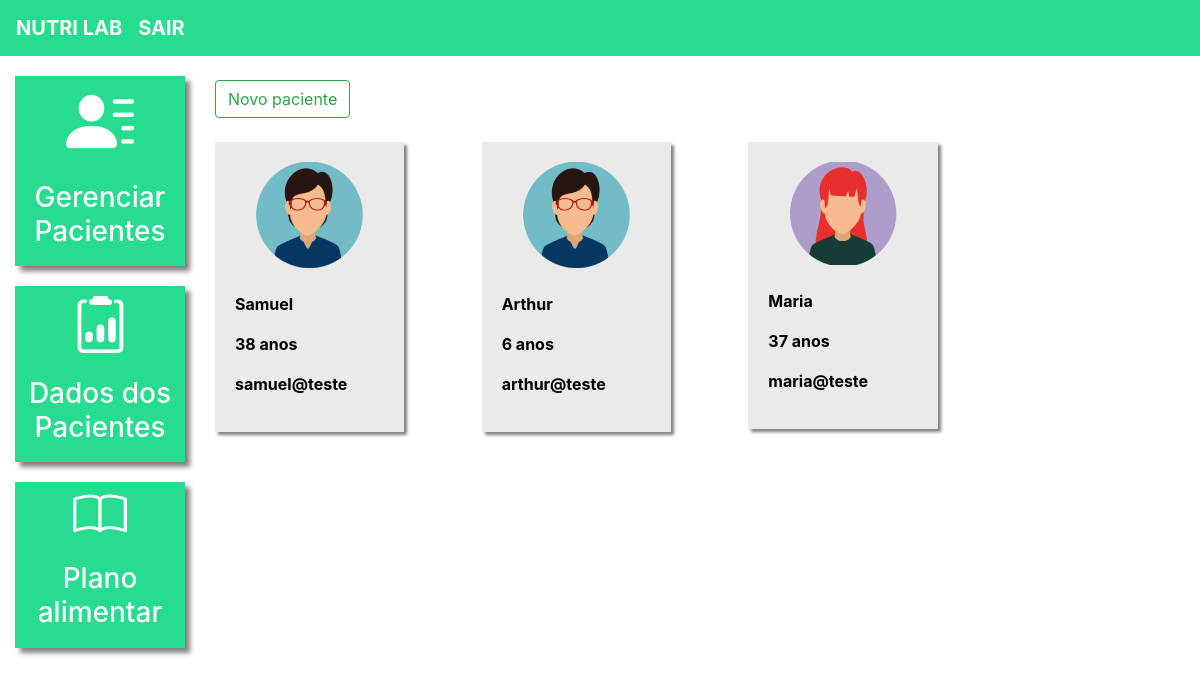
The app's page / (signed in) with its own data.
### plataforma/models.py (models this page shows, shortened)
class Pacientes(models.Model):
    choices_sexo = (('F', 'Feminino'),
                    ('M', 'Masculino'))
    nome = models.CharField(max_length=50)
    sexo = models.CharField(max_length=1, choices=choices_sexo)
    idade = models.IntegerField()
    email = models.EmailField()
    telefone = models.CharField(max_length=19)
    nutri = models.ForeignKey(User, on_delete=models.CASCADE)

### plataforma/views.py (the view, shortened to what this page needs)
# urls.py: path('', views.pacientes, name='pacientes'),
@login_required(login_url='/auth/logar/')
def pacientes(request):
    if request.method == "GET":
        pacientes = Pacientes.objects.filter(nutri=request.user)
        return render(request, 'pacientes.html', {'pacientes': pacientes})

### plataforma/templates/pacientes.html (shortened to what this page needs)
{% extends 'base_plataforma.html' %}
{% load static %}
{% block 'plataforma' %}
    <br>
    <button type="button" class="btn btn-outline-success" data-toggle="modal" data-target="#modal">
        Novo paciente
    </button>
    <br>
    <br>
    <div class="row">
        {% for paciente in pacientes %}
            <div class="col-md-4">
                <a href="#" class="link-hover">
                    <div class="card-paciente">
                        <div class="foto-perfil">
                            {% if paciente.sexo == "M" %}
                                <img src="{% static 'plataforma/img/perfil2.png' %}">
                            {% else %}
                                <img src="{% static 'plataforma/img/perfil1.png' %}">
                            {% endif %}
                        </div>
                        <br>
                        <p class="dados">{{ paciente.nome }}</p>
                        <p class="dados">{{ paciente.idade }} anos</p>
                        <p class="dados">{{ paciente.email }}</p>
                    </div>
                </a>
            </div>
        {% endfor %}
    </div>
{% endblock %}

### templates/static/plataforma/css/css.css (style rules this page uses)
.card-paciente { background-color: #EAEAEA; width: 80%; box-shadow: 3px 3px 3px gray; padding: 20px; color: black; }
.foto-perfil { text-align: center; }
.dados { font-weight: bold; }

### records on screen
Pacientes: nome "Samuel", idade "38", email "samuel@teste"
Pacientes: nome "Arthur", idade "6", email "arthur@teste"
Pacientes: nome "Maria", idade "37", email "maria@teste"
